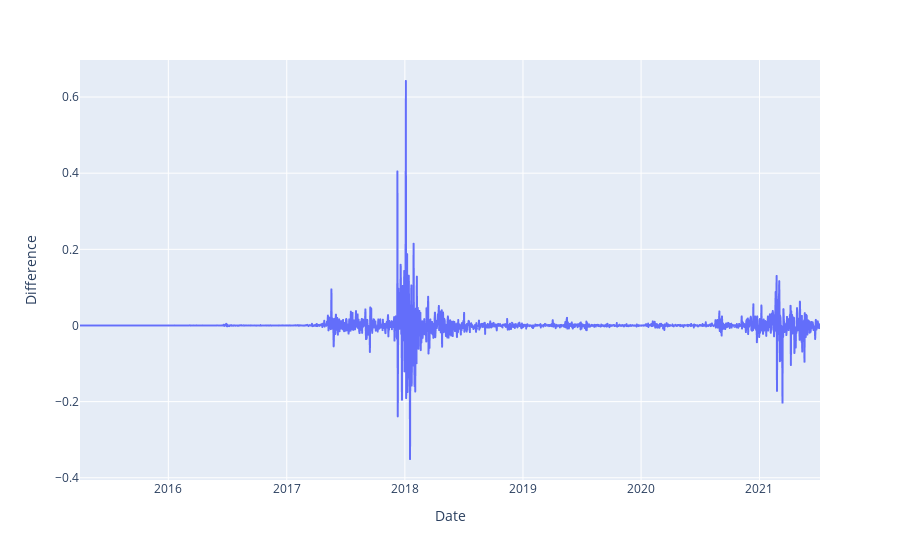

Write notebook code for a chart like this one.
### Code cell
fig = px.line(data, x='Date', y="Difference")
fig.show();

### Figure 1 — Plotly figure (JSON) as saved in the notebook; plotly's stock layout.template omitted (floating-point values rounded to 4 significant figures; data arrays with more than 128 entries replaced by an {"elided": "..."} marker saying what was removed)
{"data": [{"hovertemplate": "Date=%{x}<br>Difference=%{y}<extra></extra>", "legendgroup": "", "line": {"color": "#636efa", "dash": "solid"}, "marker": {"symbol": "circle"}, "mode": "lines", "name": "", "showlegend": false, "x": {"elided": "2288 str values"}, "xaxis": "x", "y": {"elided": "2288 float values"}, "yaxis": "y", "type": "scattergl"}], "layout": {"xaxis": {"anchor": "y", "domain": [0, 1], "title": {"text": "Date"}}, "yaxis": {"anchor": "x", "domain": [0, 1], "title": {"text": "Difference"}}, "legend": {"tracegroupgap": 0}, "margin": {"t": 60}}}
